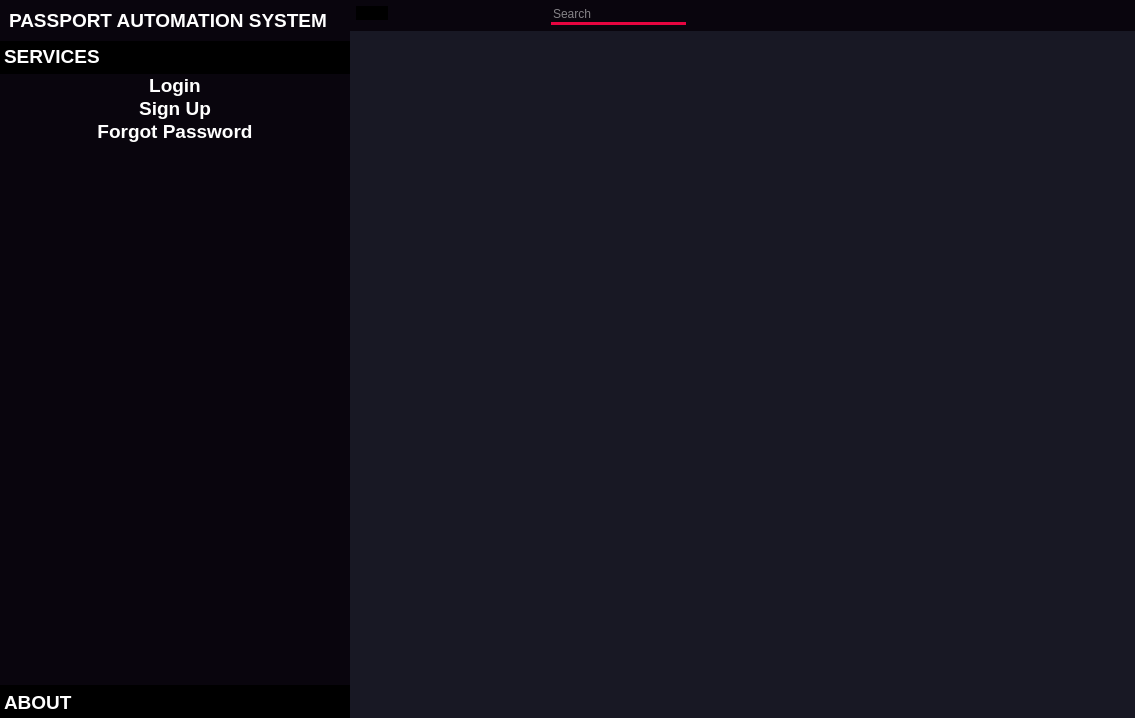
<?xml version="1.0" encoding="UTF-8"?>
<ui version="4.0">
 <class>MainWindow</class>
 <widget class="QMainWindow" name="MainWindow">
  <property name="geometry">
   <rect>
    <x>0</x>
    <y>0</y>
    <width>1135</width>
    <height>718</height>
   </rect>
  </property>
  <property name="windowTitle">
   <string>MainWindow</string>
  </property>
  <property name="styleSheet">
   <string notr="true">*{
	border: none;
    color:white;
}</string>
  </property>
  <widget class="QWidget" name="centralwidget">
   <property name="styleSheet">
    <string notr="true">background-color: rgb(24, 24, 36);</string>
   </property>
   <layout class="QHBoxLayout" name="horizontalLayout">
    <property name="spacing">
     <number>0</number>
    </property>
    <property name="leftMargin">
     <number>0</number>
    </property>
    <property name="topMargin">
     <number>0</number>
    </property>
    <property name="rightMargin">
     <number>0</number>
    </property>
    <property name="bottomMargin">
     <number>0</number>
    </property>
    <item>
     <widget class="QFrame" name="slide_menu_container">
      <property name="minimumSize">
       <size>
        <width>0</width>
        <height>0</height>
       </size>
      </property>
      <property name="maximumSize">
       <size>
        <width>350</width>
        <height>16777215</height>
       </size>
      </property>
      <property name="styleSheet">
       <string notr="true">background-color: rgb(9, 5, 13);</string>
      </property>
      <property name="frameShape">
       <enum>QFrame::StyledPanel</enum>
      </property>
      <property name="frameShadow">
       <enum>QFrame::Raised</enum>
      </property>
      <layout class="QVBoxLayout" name="verticalLayout_2">
       <property name="spacing">
        <number>0</number>
       </property>
       <property name="leftMargin">
        <number>0</number>
       </property>
       <property name="topMargin">
        <number>0</number>
       </property>
       <property name="rightMargin">
        <number>0</number>
       </property>
       <property name="bottomMargin">
        <number>0</number>
       </property>
       <item>
        <widget class="QFrame" name="slide_menu">
         <property name="minimumSize">
          <size>
           <width>196</width>
           <height>0</height>
          </size>
         </property>
         <property name="frameShape">
          <enum>QFrame::StyledPanel</enum>
         </property>
         <property name="frameShadow">
          <enum>QFrame::Raised</enum>
         </property>
         <layout class="QVBoxLayout" name="verticalLayout_5">
          <property name="spacing">
           <number>0</number>
          </property>
          <property name="leftMargin">
           <number>0</number>
          </property>
          <property name="topMargin">
           <number>0</number>
          </property>
          <property name="rightMargin">
           <number>0</number>
          </property>
          <property name="bottomMargin">
           <number>0</number>
          </property>
          <item alignment="Qt::AlignTop">
           <widget class="QFrame" name="frame_7">
            <property name="frameShape">
             <enum>QFrame::StyledPanel</enum>
            </property>
            <property name="frameShadow">
             <enum>QFrame::Raised</enum>
            </property>
            <layout class="QHBoxLayout" name="horizontalLayout_8">
             <item alignment="Qt::AlignLeft|Qt::AlignTop">
              <widget class="QLabel" name="label_2">
               <property name="font">
                <font>
                 <pointsize>14</pointsize>
                 <weight>75</weight>
                 <italic>false</italic>
                 <bold>true</bold>
                </font>
               </property>
               <property name="text">
                <string>PASSPORT AUTOMATION SYSTEM</string>
               </property>
              </widget>
             </item>
            </layout>
           </widget>
          </item>
          <item>
           <widget class="QFrame" name="frame_8">
            <property name="sizePolicy">
             <sizepolicy hsizetype="Preferred" vsizetype="Expanding">
              <horstretch>0</horstretch>
              <verstretch>0</verstretch>
             </sizepolicy>
            </property>
            <property name="frameShape">
             <enum>QFrame::StyledPanel</enum>
            </property>
            <property name="frameShadow">
             <enum>QFrame::Raised</enum>
            </property>
            <layout class="QVBoxLayout" name="verticalLayout_6">
             <property name="spacing">
              <number>0</number>
             </property>
             <property name="leftMargin">
              <number>0</number>
             </property>
             <property name="topMargin">
              <number>0</number>
             </property>
             <property name="rightMargin">
              <number>0</number>
             </property>
             <property name="bottomMargin">
              <number>0</number>
             </property>
             <item>
              <widget class="QToolBox" name="toolBox">
               <property name="maximumSize">
                <size>
                 <width>900</width>
                 <height>900</height>
                </size>
               </property>
               <property name="font">
                <font>
                 <pointsize>14</pointsize>
                 <weight>75</weight>
                 <bold>true</bold>
                </font>
               </property>
               <property name="focusPolicy">
                <enum>Qt::StrongFocus</enum>
               </property>
               <property name="styleSheet">
                <string notr="true">QToolBox{
	background-color:rgba;
    color:white;
	text-align: left;
}
QToolBox::tab {
    border-radius: 2px;
    color:white;	
	background-color: rgba;
	text-align: left;
}</string>
               </property>
               <property name="currentIndex">
                <number>0</number>
               </property>
               <property name="tabSpacing">
                <number>2</number>
               </property>
               <widget class="QWidget" name="page">
                <property name="geometry">
                 <rect>
                  <x>0</x>
                  <y>0</y>
                  <width>350</width>
                  <height>611</height>
                 </rect>
                </property>
                <attribute name="icon">
                 <iconset>
                  <normaloff>:/icons/icons/chevron-down.svg</normaloff>:/icons/icons/chevron-down.svg</iconset>
                </attribute>
                <attribute name="label">
                 <string>SERVICES</string>
                </attribute>
                <layout class="QVBoxLayout" name="verticalLayout_7">
                 <property name="spacing">
                  <number>0</number>
                 </property>
                 <property name="leftMargin">
                  <number>0</number>
                 </property>
                 <property name="topMargin">
                  <number>0</number>
                 </property>
                 <property name="rightMargin">
                  <number>0</number>
                 </property>
                 <property name="bottomMargin">
                  <number>0</number>
                 </property>
                 <item>
                  <widget class="QPushButton" name="loginbtn">
                   <property name="font">
                    <font>
                     <pointsize>14</pointsize>
                     <weight>75</weight>
                     <italic>false</italic>
                     <bold>true</bold>
                    </font>
                   </property>
                   <property name="text">
                    <string>Login</string>
                   </property>
                   <property name="iconSize">
                    <size>
                     <width>16</width>
                     <height>16</height>
                    </size>
                   </property>
                  </widget>
                 </item>
                 <item alignment="Qt::AlignTop">
                  <widget class="QFrame" name="frame_10">
                   <property name="frameShape">
                    <enum>QFrame::StyledPanel</enum>
                   </property>
                   <property name="frameShadow">
                    <enum>QFrame::Raised</enum>
                   </property>
                   <layout class="QVBoxLayout" name="verticalLayout_8">
                    <property name="spacing">
                     <number>0</number>
                    </property>
                    <property name="leftMargin">
                     <number>0</number>
                    </property>
                    <property name="topMargin">
                     <number>0</number>
                    </property>
                    <property name="rightMargin">
                     <number>0</number>
                    </property>
                    <property name="bottomMargin">
                     <number>0</number>
                    </property>
                    <item>
                     <widget class="QPushButton" name="signupbtn">
                      <property name="font">
                       <font>
                        <pointsize>14</pointsize>
                        <weight>75</weight>
                        <italic>false</italic>
                        <bold>true</bold>
                       </font>
                      </property>
                      <property name="text">
                       <string>Sign Up</string>
                      </property>
                     </widget>
                    </item>
                    <item>
                     <widget class="QPushButton" name="forgotpasswordbtn">
                      <property name="font">
                       <font>
                        <pointsize>14</pointsize>
                        <weight>75</weight>
                        <italic>false</italic>
                        <bold>true</bold>
                       </font>
                      </property>
                      <property name="text">
                       <string>Forgot Password</string>
                      </property>
                     </widget>
                    </item>
                   </layout>
                  </widget>
                 </item>
                </layout>
               </widget>
               <widget class="QWidget" name="page_3">
                <property name="geometry">
                 <rect>
                  <x>0</x>
                  <y>0</y>
                  <width>350</width>
                  <height>611</height>
                 </rect>
                </property>
                <attribute name="icon">
                 <iconset>
                  <normaloff>:/icons/icons/chevron-down.svg</normaloff>:/icons/icons/chevron-down.svg</iconset>
                </attribute>
                <attribute name="label">
                 <string>ABOUT</string>
                </attribute>
                <widget class="QLabel" name="label_3">
                 <property name="geometry">
                  <rect>
                   <x>10</x>
                   <y>50</y>
                   <width>341</width>
                   <height>61</height>
                  </rect>
                 </property>
                 <property name="font">
                  <font>
                   <pointsize>13</pointsize>
                   <weight>75</weight>
                   <bold>true</bold>
                  </font>
                 </property>
                 <property name="text">
                  <string>Designed and Developed by (AK)^2</string>
                 </property>
                </widget>
               </widget>
              </widget>
             </item>
            </layout>
           </widget>
          </item>
          <item alignment="Qt::AlignBottom">
           <widget class="QFrame" name="frame_9">
            <property name="frameShape">
             <enum>QFrame::StyledPanel</enum>
            </property>
            <property name="frameShadow">
             <enum>QFrame::Raised</enum>
            </property>
            <layout class="QHBoxLayout" name="horizontalLayout_9">
             <property name="spacing">
              <number>0</number>
             </property>
             <property name="leftMargin">
              <number>0</number>
             </property>
             <property name="topMargin">
              <number>0</number>
             </property>
             <property name="rightMargin">
              <number>0</number>
             </property>
             <property name="bottomMargin">
              <number>0</number>
             </property>
            </layout>
           </widget>
          </item>
         </layout>
        </widget>
       </item>
      </layout>
     </widget>
    </item>
    <item>
     <widget class="QFrame" name="main_body">
      <property name="frameShape">
       <enum>QFrame::StyledPanel</enum>
      </property>
      <property name="frameShadow">
       <enum>QFrame::Raised</enum>
      </property>
      <layout class="QVBoxLayout" name="verticalLayout">
       <property name="spacing">
        <number>0</number>
       </property>
       <property name="leftMargin">
        <number>0</number>
       </property>
       <property name="topMargin">
        <number>0</number>
       </property>
       <property name="rightMargin">
        <number>0</number>
       </property>
       <property name="bottomMargin">
        <number>0</number>
       </property>
       <item alignment="Qt::AlignTop">
        <widget class="QFrame" name="header_frame">
         <property name="styleSheet">
          <string notr="true">background-color: rgb(9, 5, 13);</string>
         </property>
         <property name="frameShape">
          <enum>QFrame::StyledPanel</enum>
         </property>
         <property name="frameShadow">
          <enum>QFrame::Raised</enum>
         </property>
         <layout class="QHBoxLayout" name="horizontalLayout_2">
          <property name="spacing">
           <number>6</number>
          </property>
          <property name="leftMargin">
           <number>6</number>
          </property>
          <property name="topMargin">
           <number>6</number>
          </property>
          <property name="rightMargin">
           <number>6</number>
          </property>
          <property name="bottomMargin">
           <number>6</number>
          </property>
          <item alignment="Qt::AlignLeft|Qt::AlignTop">
           <widget class="QFrame" name="frame_6">
            <property name="frameShape">
             <enum>QFrame::StyledPanel</enum>
            </property>
            <property name="frameShadow">
             <enum>QFrame::Raised</enum>
            </property>
            <layout class="QHBoxLayout" name="horizontalLayout_7">
             <property name="spacing">
              <number>0</number>
             </property>
             <property name="leftMargin">
              <number>0</number>
             </property>
             <property name="topMargin">
              <number>0</number>
             </property>
             <property name="rightMargin">
              <number>0</number>
             </property>
             <property name="bottomMargin">
              <number>0</number>
             </property>
             <item alignment="Qt::AlignLeft|Qt::AlignTop">
              <widget class="QPushButton" name="open_close_side_bar_btn">
               <property name="styleSheet">
                <string notr="true">*{
background:black;
}</string>
               </property>
               <property name="text">
                <string/>
               </property>
               <property name="icon">
                <iconset>
                 <normaloff>:/icons/icons/align-left.svg</normaloff>:/icons/icons/align-left.svg</iconset>
               </property>
               <property name="iconSize">
                <size>
                 <width>32</width>
                 <height>32</height>
                </size>
               </property>
              </widget>
             </item>
            </layout>
           </widget>
          </item>
          <item alignment="Qt::AlignLeft|Qt::AlignTop">
           <widget class="QFrame" name="frame_3">
            <property name="frameShape">
             <enum>QFrame::StyledPanel</enum>
            </property>
            <property name="frameShadow">
             <enum>QFrame::Raised</enum>
            </property>
            <layout class="QHBoxLayout" name="horizontalLayout_6">
             <property name="spacing">
              <number>0</number>
             </property>
             <property name="leftMargin">
              <number>0</number>
             </property>
             <property name="topMargin">
              <number>0</number>
             </property>
             <property name="rightMargin">
              <number>0</number>
             </property>
             <property name="bottomMargin">
              <number>0</number>
             </property>
             <item alignment="Qt::AlignLeft">
              <widget class="QLineEdit" name="lineEdit">
               <property name="minimumSize">
                <size>
                 <width>135</width>
                 <height>0</height>
                </size>
               </property>
               <property name="styleSheet">
                <string notr="true">border-bottom: 3px solid rgb(230, 5, 64);</string>
               </property>
               <property name="placeholderText">
                <string>Search</string>
               </property>
              </widget>
             </item>
             <item alignment="Qt::AlignLeft">
              <widget class="QPushButton" name="pushButton_6">
               <property name="text">
                <string/>
               </property>
               <property name="icon">
                <iconset>
                 <normaloff>:/icons/icons/search.svg</normaloff>:/icons/icons/search.svg</iconset>
               </property>
              </widget>
             </item>
            </layout>
           </widget>
          </item>
          <item alignment="Qt::AlignHCenter|Qt::AlignTop">
           <widget class="QFrame" name="frame_2">
            <property name="frameShape">
             <enum>QFrame::StyledPanel</enum>
            </property>
            <property name="frameShadow">
             <enum>QFrame::Raised</enum>
            </property>
            <layout class="QHBoxLayout" name="horizontalLayout_5">
             <property name="spacing">
              <number>0</number>
             </property>
             <property name="leftMargin">
              <number>0</number>
             </property>
             <property name="topMargin">
              <number>0</number>
             </property>
             <property name="rightMargin">
              <number>0</number>
             </property>
             <property name="bottomMargin">
              <number>0</number>
             </property>
             <item>
              <widget class="QPushButton" name="user_btn">
               <property name="text">
                <string/>
               </property>
               <property name="icon">
                <iconset>
                 <normaloff>:/icons/icons/user.svg</normaloff>:/icons/icons/user.svg</iconset>
               </property>
              </widget>
             </item>
             <item>
              <widget class="QPushButton" name="pushButton_4">
               <property name="text">
                <string/>
               </property>
               <property name="icon">
                <iconset>
                 <normaloff>:/icons/icons/bell.svg</normaloff>:/icons/icons/bell.svg</iconset>
               </property>
              </widget>
             </item>
            </layout>
           </widget>
          </item>
          <item alignment="Qt::AlignRight|Qt::AlignTop">
           <widget class="QFrame" name="frame">
            <property name="frameShape">
             <enum>QFrame::StyledPanel</enum>
            </property>
            <property name="frameShadow">
             <enum>QFrame::Raised</enum>
            </property>
            <layout class="QHBoxLayout" name="horizontalLayout_4">
             <property name="spacing">
              <number>0</number>
             </property>
             <property name="leftMargin">
              <number>0</number>
             </property>
             <property name="topMargin">
              <number>0</number>
             </property>
             <property name="rightMargin">
              <number>0</number>
             </property>
             <property name="bottomMargin">
              <number>0</number>
             </property>
             <item>
              <widget class="QPushButton" name="minimize_window_button">
               <property name="text">
                <string/>
               </property>
               <property name="icon">
                <iconset>
                 <normaloff>:/icons/icons/arrow-down-left.svg</normaloff>:/icons/icons/arrow-down-left.svg</iconset>
               </property>
              </widget>
             </item>
             <item>
              <widget class="QPushButton" name="restore_window_button">
               <property name="text">
                <string/>
               </property>
               <property name="icon">
                <iconset>
                 <normaloff>:/icons/icons/maximize-2.svg</normaloff>:/icons/icons/maximize-2.svg</iconset>
               </property>
              </widget>
             </item>
             <item>
              <widget class="QPushButton" name="close_window_button">
               <property name="text">
                <string/>
               </property>
               <property name="icon">
                <iconset>
                 <normaloff>:/icons/icons/x.svg</normaloff>:/icons/icons/x.svg</iconset>
               </property>
              </widget>
             </item>
            </layout>
           </widget>
          </item>
         </layout>
        </widget>
       </item>
       <item>
        <widget class="QFrame" name="main_body_contents">
         <property name="sizePolicy">
          <sizepolicy hsizetype="Preferred" vsizetype="Expanding">
           <horstretch>0</horstretch>
           <verstretch>0</verstretch>
          </sizepolicy>
         </property>
         <property name="autoFillBackground">
          <bool>false</bool>
         </property>
         <property name="frameShape">
          <enum>QFrame::StyledPanel</enum>
         </property>
         <property name="frameShadow">
          <enum>QFrame::Raised</enum>
         </property>
         <layout class="QVBoxLayout" name="verticalLayout_11">
          <item>
           <widget class="QLabel" name="image">
            <property name="frameShape">
             <enum>QFrame::NoFrame</enum>
            </property>
            <property name="text">
             <string/>
            </property>
            <property name="pixmap">
             <pixmap>passport1.jpeg</pixmap>
            </property>
            <property name="scaledContents">
             <bool>true</bool>
            </property>
           </widget>
          </item>
         </layout>
        </widget>
       </item>
       <item alignment="Qt::AlignBottom">
        <widget class="QFrame" name="footer">
         <property name="frameShape">
          <enum>QFrame::StyledPanel</enum>
         </property>
         <property name="frameShadow">
          <enum>QFrame::Raised</enum>
         </property>
         <layout class="QHBoxLayout" name="horizontalLayout_3">
          <property name="spacing">
           <number>0</number>
          </property>
          <property name="leftMargin">
           <number>0</number>
          </property>
          <property name="topMargin">
           <number>0</number>
          </property>
          <property name="rightMargin">
           <number>0</number>
          </property>
          <property name="bottomMargin">
           <number>0</number>
          </property>
          <item>
           <widget class="QFrame" name="frame_4">
            <property name="frameShape">
             <enum>QFrame::StyledPanel</enum>
            </property>
            <property name="frameShadow">
             <enum>QFrame::Raised</enum>
            </property>
            <layout class="QVBoxLayout" name="verticalLayout_4">
             <property name="spacing">
              <number>0</number>
             </property>
             <property name="leftMargin">
              <number>0</number>
             </property>
             <property name="topMargin">
              <number>0</number>
             </property>
             <property name="rightMargin">
              <number>0</number>
             </property>
             <property name="bottomMargin">
              <number>0</number>
             </property>
            </layout>
           </widget>
          </item>
          <item>
           <widget class="QFrame" name="frame_5">
            <property name="frameShape">
             <enum>QFrame::StyledPanel</enum>
            </property>
            <property name="frameShadow">
             <enum>QFrame::Raised</enum>
            </property>
            <layout class="QVBoxLayout" name="verticalLayout_3">
             <property name="spacing">
              <number>0</number>
             </property>
             <property name="leftMargin">
              <number>0</number>
             </property>
             <property name="topMargin">
              <number>0</number>
             </property>
             <property name="rightMargin">
              <number>0</number>
             </property>
             <property name="bottomMargin">
              <number>0</number>
             </property>
            </layout>
           </widget>
          </item>
          <item alignment="Qt::AlignRight|Qt::AlignBottom">
           <widget class="QFrame" name="size_grip">
            <property name="minimumSize">
             <size>
              <width>10</width>
              <height>10</height>
             </size>
            </property>
            <property name="maximumSize">
             <size>
              <width>10</width>
              <height>10</height>
             </size>
            </property>
            <property name="frameShape">
             <enum>QFrame::StyledPanel</enum>
            </property>
            <property name="frameShadow">
             <enum>QFrame::Raised</enum>
            </property>
           </widget>
          </item>
         </layout>
        </widget>
       </item>
      </layout>
     </widget>
    </item>
   </layout>
  </widget>
 </widget>
 <resources>
  <include location="pass.qrc.txt"/>
 </resources>
 <connections/>
</ui>
